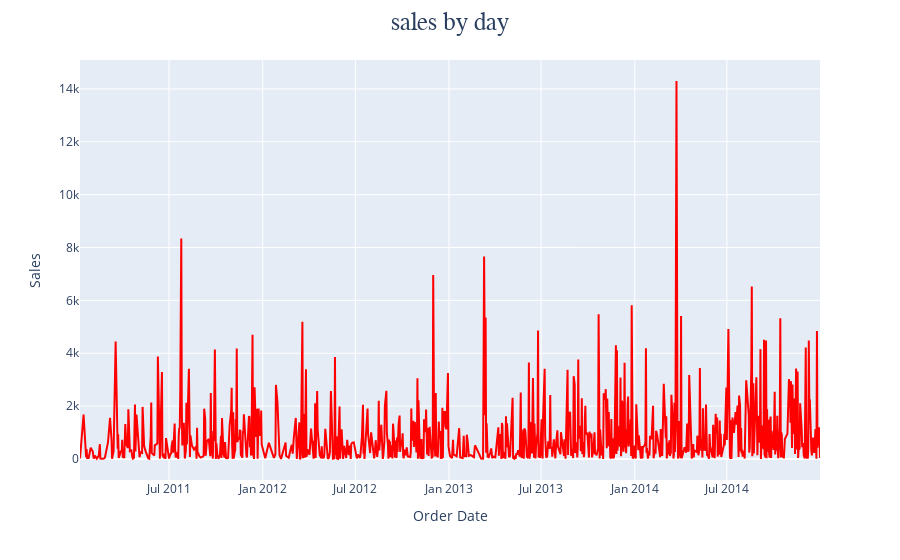

The notebook cell this image was saved under:
### Code cell
fig2 = px.line(time_series, x=time_series.index, y='Sales')
fig2.update_layout(
    
    title = dict(text='sales by day',
                x=0.5,
                font=dict(family=fuente,
                         size=25)
                ))
fig2.update_traces(line=dict(color='red'))

fig2.show()

### Figure 1 — Plotly figure (JSON) as saved in the notebook; plotly's stock layout.template omitted (floating-point values rounded to 4 significant figures; data arrays with more than 128 entries replaced by an {"elided": "..."} marker saying what was removed)
{"data": [{"hovertemplate": "Order Date=%{x}<br>Sales=%{y}<extra></extra>", "legendgroup": "", "line": {"color": "red", "dash": "solid"}, "marker": {"symbol": "circle"}, "mode": "lines", "name": "", "orientation": "v", "showlegend": false, "type": "scatter", "x": {"elided": "845 str values"}, "xaxis": "x", "y": {"elided": "845 float values"}, "yaxis": "y"}], "layout": {"legend": {"tracegroupgap": 0}, "margin": {"t": 60}, "title": {"font": {"family": "Gravitas One", "size": 25}, "text": "sales by day", "x": 0.5}, "xaxis": {"anchor": "y", "domain": [0, 1], "title": {"text": "Order Date"}}, "yaxis": {"anchor": "x", "domain": [0, 1], "title": {"text": "Sales"}}}}
